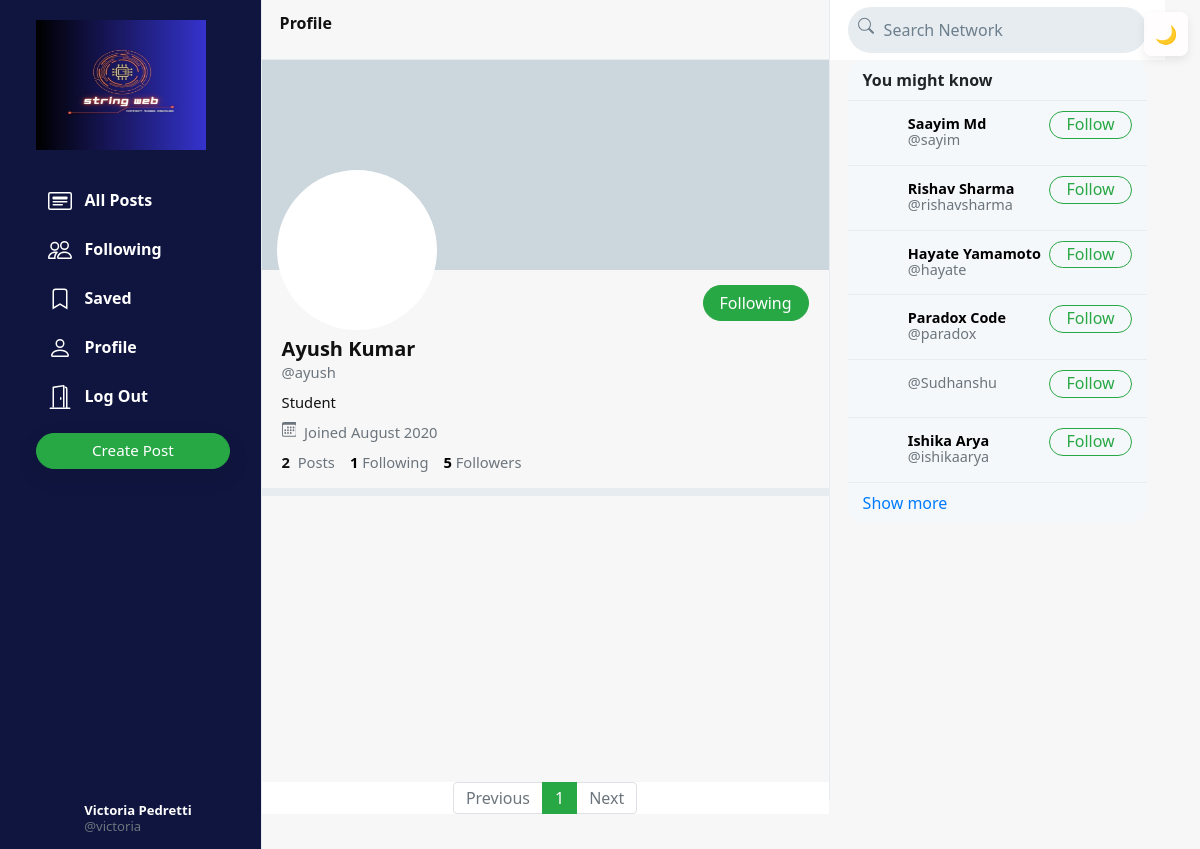
The app's page /ayush (signed in) with its own data.
### network/models.py (models this page shows, shortened)
class User(AbstractUser):
    profile_pic = models.ImageField(upload_to='profile_pic/')
    bio = models.TextField(max_length=160, blank=True, null=True)
    cover = models.ImageField(upload_to='covers/', blank=True)

### network/views.py (the view)
# urls.py: path("<str:username>", views.profile, name='profile'),
def profile(request, username):
    user = User.objects.get(username=username)
    all_posts = Post.objects.filter(creater=user).order_by('-date_created')
    paginator = Paginator(all_posts, 10)
    page_number = request.GET.get('page')
    if page_number == None:
        page_number = 1
    posts = paginator.get_page(page_number)
    followings = []
    suggestions = []
    follower = False
    if request.user.is_authenticated:
        followings = Follower.objects.filter(followers=request.user).values_list('user', flat=True)
        suggestions = User.objects.exclude(pk__in=followings).exclude(username=request.user.username).order_by("?")[:6]
        if request.user in Follower.objects.get(user=user).followers.all():
            follower = True
    follower_count = Follower.objects.get(user=user).followers.all().count()
    following_count = Follower.objects.filter(followers=user).count()
    return render(request, 'network/profile.html', {
        "username": user,
        "posts": posts,
        "posts_count": all_posts.count(),
        "suggestions": suggestions,
        "page": "profile",
        "is_follower": follower,
        "follower_count": follower_count,
        "following_count": following_count
    })

### network/templates/network/profile.html (shortened to what this page needs)
{% extends 'network/index.html' %}
{% load static %}
{% block profile %}
    <div class="profile-view" data-user="{{username.username}}">
        <div class="cover-image" style="background-image: url(/media/{{username.cover}})"></div>
        <div class="profile-image" style="background-image: url(/media/{{username.profile_pic}})"></div>
        <div class="profile-details">
            <div>
                {% if user.username == username.username %}
                    <button class="btn btn-outline-success float-right" id="edit-profile-btn">Edit Profile</button>
                {% elif is_follower %}
                    <button class="btn btn-success float-right" onclick="unfollow_user(this,'{{username.username}}','edit_page')" id="following-btn">Following</button>
                {% else %}
                    <button class="btn btn-outline-success float-right" onclick="follow_user(this,'{{username.username}}','edit_page')" id="follow-btn">Follow</button>
                {% endif %}
            </div>
            <div class="details-data">
                <h5>{{username.first_name}} {{username.last_name}}</h5>
                <div class="grey">@{{username.username}}</div>
                <div class="bio">
                    {% if username.bio is not None %}
                        {{username.bio}}
                    {% endif %}
                </div>
                <div class="grey" style="padding: 8px 0px;">
                    &nbsp;Joined {{username.date_joined | date:"F Y"}}
                </div>
                <div>
                    <strong>
                        {{posts_count}}
                    </strong>
                    &nbsp;<span class="grey">Posts</span>
                    <a href="#">
                        <strong id="following__count">{{following_count | default:0}}</strong>&nbsp;<span class="grey">Following</span>
                    </a>
                    <a href="#">
                        <strong id="follower__count">{{follower_count | default:0}}</strong>&nbsp;<span class="grey">Followers</span>
                    </a>
                </div>
            </div>
        </div>
    </div>
    <div class="space"></div>
{% endblock %}

### network/templates/network/layout.html (shortened to what this page needs)
{% load static %}
<!DOCTYPE html>
<html lang="en">
    <head>
        <link rel="stylesheet" href="https://stackpath.bootstrapcdn.com/bootstrap/4.4.1/css/bootstrap.min.css">
        <link href="{% static 'network/styles.css' %}" rel="stylesheet">
    </head>
    <body>
        {% include "network/light-dark.html" %}
        <div class="body" data-page="{{page}}">
            <div class="sidenav" style="background-color: #0f153e;">
                <a href="{% url 'index' %}" class="navbar-brand">
                    <img src="{% static 'network/Images/logo2.jpg' %}" height="130px" width="170px">
                </a>
                <div style="height: 100%;">
                    <div>
                        <div>
                            <ul>
                                <li class="nav-item" id="all_posts">
                                <a href="{% url 'index' %}" class="nav-link" >
                                    <div>
                                        &nbsp;&nbsp;All Posts
                                    </div>
                                </a>
                                </li>
                                {% if user.is_authenticated %}
                                    <li class="nav-item" id="following">
                                        <a href="{% url 'following' %}" class="nav-link">
                                            <div>
                                                &nbsp;&nbsp;Following
                                            </div>
                                        </a>
                                    </li>
                                    <li class="nav-item" id="saved">
                                        <a href="{% url 'saved' %}" class="nav-link">
                                            <div>
                                                <svg width="1.5em" height="1.5em" viewBox="0 0 16 16" class="bi bi-bookmark" fill="currentColor" xmlns="http://www.w3.org/2000/svg">
                                                    <path fill-rule="evenodd" d="M8 12l5 3V3a2 2 0 0 0-2-2H5a2 2 0 0 0-2 2v12l5-3zm-4 1.234l4-2.4 4 2.4V3a1 1 0 0 0-1-1H5a1 1 0 0 0-1 1v10.234z"/>
                                                  </svg>
                                                &nbsp;&nbsp;Saved
                                            </div>
                                        </a>
                                    </li>
                                    <li class="nav-item" id="profile">
                                        <a href="{% url 'profile' user.username %}" class="nav-link">
                                            <div>
                                                &nbsp;&nbsp;Profile
                                            </div>
                                        </a>
                                    </li>
                                    <li class="nav-item" id="logout">
                                        <a href="{% url 'logout' %}" class="nav-link">
                                            <div>
                                                &nbsp;&nbsp;Log Out
                                            </div>
                                        </a>
                                    </li>
                                {% endif %}
                            </ul>
                        </div>
                        {% if user.is_authenticated %}
                            <button id="popup-btn" class="btn btn-success new-post-btn" onclick="createpost()">Create Post</button>
                        {% endif %}
                    </div>
                    <div style="position: absolute; bottom: 10px;">
                        {% if user.is_authenticated %}
                            <li class="nav-item sidenav-user">
                                <a href="{% url 'profile' user.username %}" class="nav-link">
                                    <div class="user_account">
                                        <div class="small-profilepic" style="float: left; background-image: url(/media/{{user.profile_pic}})"></div>
                                        <div style="height: 2.7vw; margin: auto;">
                                            <div style="margin-top: 4px;"><strong>{{user.first_name}} {{user.last_name}}</strong></div>
                                            <div class="grey" style="margin-top: 4px;">@{{ user.username }}</div>
                                        </div>
                                    </div>
                                </a>
                            </li>
                        {% endif %}
                    </div>
                </div>
            </div>
            {% block body %}
            {% endblock %}
            <div class="right-div">
                <nav class="head">
                    <form action="#">
                        <div class="search-div">
                            <div>
                            </div>
                            <input type="text" name="query" id="search-box" placeholder="Search Network">
                        </div>
                    </form>
                </nav>
                <div class='right-div-content'>
                    {% if user.is_authenticated %}
                        <div class="suggestion-box">
                            <div class="suggestion-header">
                                You might know
                            </div>
                            {% for suggestion in suggestions %}
                                <div class="suggestion-user">
                                    <div>
                                        <a href="{% url 'profile' suggestion.username %}">
                                            <div class="small-profilepic" style="background-image: url(/media/{{suggestion.profile_pic}})"></div>
                                        </a>
                                    </div>
                                    <div class="user-details">
                                        <a href="{% url 'profile' suggestion.username %}">
                                            <div id="user-name">
                                                <strong>
                                                    {{suggestion.first_name}} {{suggestion.last_name}}
                                                </strong>
                                            </div>
                                            <div class="grey">@{{suggestion.username}}</div>
                                        </a>
                                    </div>
                                    <div>
                                        <button class="btn btn-outline-success" type="button" onclick="follow_user(this,'{{suggestion.username}}','suggestion')">Follow</button>
                                    </div>
                                </div>
                            {% empty %}
                                    <div style="text-align: center; border-bottom: .5px solid #e6ecf0; padding: 10px 15px;">
                                        <span class="grey" style="font-size: .9em;">No suggestions available.</span>
                                    </div>
                            {% endfor %}
                            <div class="suggestion-footer">
                                <a href="#">Show more</a>
                            </div>
                        </div>
                    {% endif %}
                </div>
            </div>
        </div>
    </body>
</html>

### network/static/network/styles.css (style rules this page uses)
.body { display: flex; min-height: 100%; font-family: system-ui, sans-serif; background-color: var(--bg); }
:root { --bg: #f7f7f7; --text: #111111; --card-bg: #ffffff; --muted: #6c757d; --link: #007bff; --popup-bg: #ffffff; }
.card, .card-body, nav, .popup .small-popup, .popup .large-popup, .jumbotron { background-color: var(--card-bg); color: var(--text); }
a, .nav-link { color: var(--link); }
.text-muted, .grey { color: var(--muted) !important; }
.btn { border-radius: 20px; padding: 0.32rem 1rem 0.375rem 1rem; }
.btn, .btn:focus, .btn:active { box-shadow: none !important; -webkit-box-shadow: none !important; }
.grey { color: #657786; }
svg { vertical-align: text-top; }
.sidenav { height: 100%; width: 21.8%; position: fixed; top: 0; left: 0; padding: 15px; list-style: none; border-right: .5px solid #e6ecf0; z-index: 100; padding-left: 3%; background-color: var(--bg); }
.sidenav ul { list-style: none; padding-left: 0px; margin-top: 3vh; }
.sidenav li { margin-top: 7px; }
.sidenav .nav-link { color: var(--text); line-height: .7em; font-weight: 700; padding: 0px; }
.sidenav .nav-link > div { padding: 10px 20px 8px 12px; border-radius: 25px; line-height: 0.9em; width: max-content; color: white }
.new-post-btn { padding-left: 55px !important; padding-right: 55px !important; font-size: .95em; font-weight: 530; box-shadow: rgba(0, 0, 0, 0.08) 0px 8px 24px !important; }
.user_account { display: flex; font-size: .82rem; font-weight: normal; padding-top: 3px !important; padding-bottom: 3px !important; padding-left: 3px !important; }
.user_account .small-profilepic { transform: scale(.82); margin-left: auto; margin-top: auto; }
.active a { color: #28a745 !important; }
.head { height: 7.5vh; }
.small-profilepic { width: 3.1vw; height: 3.1vw; border-radius: 9999px; overflow: hidden; margin-right: 8px; background-size: cover; background-repeat: no-repeat; background-position: center; box-sizing: content-box; }
.space { height: 8px; background-color: #e6ecf0; }
.cover-image { height: 210px; background-size: cover; background-position: center; background-repeat: no-repeat; background-color: #ccd6dd; }
.profile-image { width: 160px; height: 160px; position: absolute; left: 15px; top: 110px; border-radius: 99999px; border: 4px solid white; background-size: cover; background-repeat: no-repeat; background-position: center; background-color: white; }
.profile-details { padding: 15px 20px; }
.profile-details button { padding-bottom: 0.3rem; }
.profile-details > .details-data { margin-top: 52px; font-size: .92em; }
.profile-details h5 { font-weight: 800; margin-bottom: 0px; }
.profile-details a { color: black; text-decoration: none; }
.bio { margin-top: 8px; }
.right-div { width: 28%; height: 100vh; position: fixed; right: 2.95%; border-left: .5px solid #e6ecf0; background-color: var(--bg); }
.right-div .head { padding: .9vh 1.5vw; }
.right-div .search-div { margin-left: auto; margin-right: auto; display: flex; border-radius: 25px; background-color: #e6ecf0; padding-left: 10px; padding-right: 10px; vertical-align: middle; }
#search-box { height: 5.7vh; border: none; background: none; outline: none; width: 100%; margin-left: 8px; }
#search-box::placeholder { color: #6d7e8c; }
.right-div-content { height: 92.5vh; overflow: auto; padding-left: 1.5vw; padding-right: 1.5vw; }
.suggestion-box, .guest-box { border-radius: 15px; overflow: hidden; background-color: #f5f8fa; }
.suggestion-header { padding: 13px 15px; line-height: .9em; font-weight: 800; border-bottom: .5px solid #e6ecf0; }
.suggestion-user { display: flex; padding: 10px 15px; font-size: .9em; border-bottom: .5px solid #e6ecf0; }
.suggestion-user a { color: black; text-decoration: none; }
.user-details { flex: 1; line-height: 1.1em; padding: 5px 0px 7px 0px; }
.suggestion-user .btn { padding: 0em 1em .09em 1em; }
.suggestion-footer { padding: 13px 15px; line-height: .9em; }
.suggestion-footer a { text-decoration: none; }

### records on screen
User: first_name "Victoria", last_name "Pedretti", username "victoria"
User: first_name "Ayush", last_name "Kumar", username "ayush", bio "Student", date_joined "August 2020"
User: first_name "Saayim", last_name "Md", username "sayim"
User: first_name "Rishav", last_name "Sharma", username "rishavsharma"
User: first_name "Hayate", last_name "Yamamoto", username "hayate"
User: first_name "Paradox", last_name "Code", username "paradox"
User: username "Sudhanshu"
User: first_name "Ishika", last_name "Arya", username "ishikaarya"

### other values on screen
{{ posts_count }} "2"
{{ following_count | default:0 }} "1"
{{ follower_count | default:0 }} "5"
{{ each }} "1"
